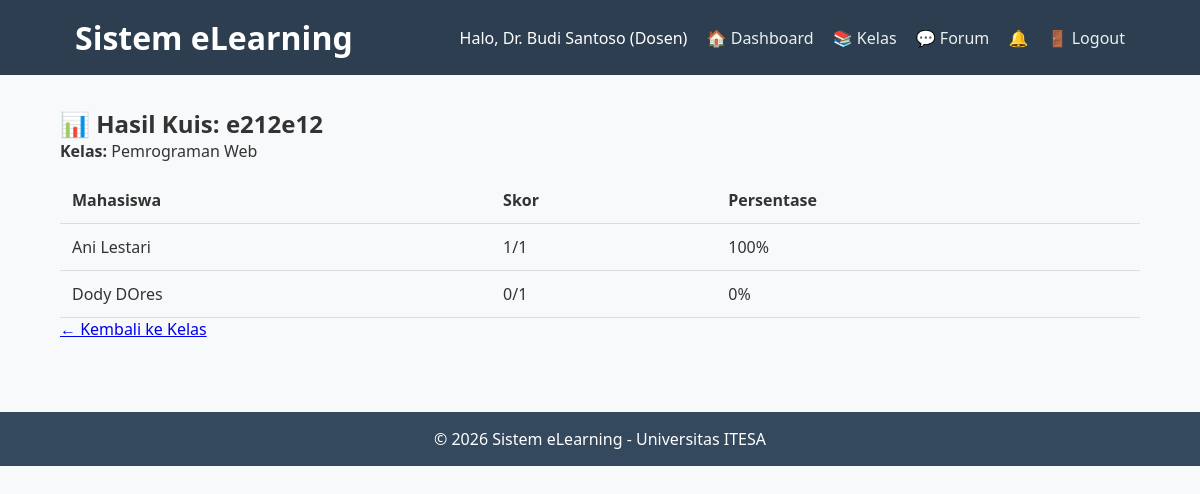
/dosen/view_quiz_results.php?quiz_id=16 (signed in), run on the app's committed database.
### tables this page shows
CREATE TABLE `profiles` (
  `id_user` int(11) NOT NULL,
  `nim_nidn` varchar(20) DEFAULT NULL,
  `foto` varchar(255) DEFAULT NULL,
  `alamat` text DEFAULT NULL,
  `fakultas` varchar(100) DEFAULT NULL,
  `prodi` varchar(100) DEFAULT NULL
);

CREATE TABLE `users` (
  `id` int(11) NOT NULL,
  `username` varchar(50) NOT NULL,
  `password` varchar(255) NOT NULL,
  `nama_lengkap` varchar(100) NOT NULL,
  `email` varchar(100) NOT NULL,
  `role` enum('admin','dosen','mahasiswa') NOT NULL
);

CREATE TABLE `quizzes` (
  `id` int(11) NOT NULL,
  `id_class` int(11) NOT NULL,
  `judul` varchar(150) NOT NULL,
  `durasi` int(11) NOT NULL,
  `jumlah_soal` int(11) DEFAULT 0,
  `created_at` datetime DEFAULT current_timestamp(),
  `updated_at` datetime DEFAULT current_timestamp() ON UPDATE current_timestamp()
);

### includes/functions.php (called while the page is built, shortened)
<?php
if (!function_exists('get_user_info')) {
    function get_user_info($pdo, $user_id) {
        $stmt = $pdo->prepare("SELECT u.*, p.nim_nidn, p.foto FROM users u LEFT JOIN profiles p ON u.id = p.id_user WHERE u.id = ?");
        $stmt->execute([$user_id]);
        return $stmt->fetch(PDO::FETCH_ASSOC);
    }
}
?>

### dosen/view_quiz_results.php (the view, shortened to what this page needs)
<?php
require_once '../includes/header.php';
$quiz_id = $_GET['quiz_id'] ?? 0;
$stmt = $pdo->prepare("
    SELECT q.*, co.nama_mk,
           (SELECT COUNT(*) FROM questions WHERE id_quiz = q.id) as jumlah_soal
    FROM quizzes q
    JOIN classes c ON q.id_class = c.id
    JOIN courses co ON c.id_course = co.id
    WHERE q.id = ? AND c.id_dosen = ?
");
$stmt->execute([$quiz_id, $_SESSION['user_id']]);
$quiz = $stmt->fetch();
$results = $pdo->prepare("
    SELECT u.nama_lengkap, COUNT(a.id) as skor
    FROM users u
    LEFT JOIN quiz_attempts a ON u.id = a.id_mahasiswa AND a.id_quiz = ? AND a.benar = 1
    WHERE u.role = 'mahasiswa'
    GROUP BY u.id, u.nama_lengkap
");
$results->execute([$quiz_id]);
?>
<h2>📊 Hasil Kuis: <?= htmlspecialchars($quiz['judul']) ?></h2>
<p><strong>Kelas:</strong> <?= htmlspecialchars($quiz['nama_mk']) ?></p>
<table class="table">
    <thead><tr><th>Mahasiswa</th><th>Skor</th><th>Persentase</th></tr></thead>
    <tbody>
        <?php while ($r = $results->fetch()): ?>
        <?php
        $jumlah_soal = (int)$quiz['jumlah_soal'];
        $skor = (int)$r['skor'];
        $persentase = ($jumlah_soal > 0) ? round(($skor / $jumlah_soal) * 100, 2) : 0;
        ?>
        <tr>
            <td><?= htmlspecialchars($r['nama_lengkap']) ?></td>
            <td><?= $skor ?>/<?= $jumlah_soal ?></td>
            <td><?= $persentase ?>%</td>
        </tr>
        <?php endwhile; ?>
    </tbody>
</table>
<a href="manage_class.php?id=<?= $quiz['id_class'] ?>">← Kembali ke Kelas</a>
<?php include '../includes/footer.php'; ?>

### includes/header.php (shortened to what this page needs)
<?php
require_once __DIR__ . '/auth.php';
$user = get_user_info($pdo, $_SESSION['user_id']);
$notif_count = 0;
if (is_logged_in()) {
    $stmt = $pdo->prepare("SELECT COUNT(*) FROM notifications WHERE id_user = ? AND is_read = 0");
    $stmt->execute([$_SESSION['user_id']]);
    $notif_count = $stmt->fetchColumn();
}
?>
<!DOCTYPE html>
<html lang="id">
<head>
    <link rel="stylesheet" href="/elearning/assets/css/style.css">
</head>
<body>
    <header>
        <div class="container">
            <h1>Sistem eLearning</h1>
            <nav>
                <span>Halo, <?= htmlspecialchars($user['nama_lengkap']) ?> (<?= ucfirst($user['role']) ?>)</span>
                <?php if ($_SESSION['role'] === 'dosen'): ?>
                    <a href="/elearning/dosen/dashboard.php">🏠 Dashboard</a>
                    <a href="/elearning/dosen/manage_class.php?id=1">📚 Kelas</a>
                    <a href="/elearning/dosen/forum/view_forum.php?id=1">💬 Forum</a>
                <?php endif; ?>
                <?php if ($notif_count > 0): ?>
                    <a href="/elearning/notifications.php" style="color:red;">🔔 (<?= $notif_count ?>)</a>
                <?php else: ?>
                    <a href="/elearning/notifications.php">🔔</a>
                <?php endif; ?>
                <a href="/elearning/logout.php">🚪 Logout</a>
            </nav>
        </div>
    </header>
    <div class="container main-content">

### assets/css/style.css (style rules this page uses)
* { margin: 0; padding: 0; box-sizing: border-box; }
body { font-family: 'Segoe UI', Tahoma, Geneva, Verdana, sans-serif; background: #f8f9fa; color: #333; }
.container { width: 90%; max-width: 1200px; margin: 0 auto; padding: 0 15px; }
header { background: #2c3e50; color: white; padding: 1rem 0; }
header .container { display: flex; justify-content: space-between; align-items: center; }
header nav a { color: #ecf0f1; text-decoration: none; margin-left: 15px; }
.main-content { padding: 2rem 0; }
.table { width: 100%; border-collapse: collapse; margin-top: 15px; }
.table th, .table td { padding: 12px; text-align: left; border-bottom: 1px solid #ddd; }

### data on the page
profiles: id_user.nama_lengkap "Dr. Budi Santoso", id_user.role "Dosen"
quizzes: judul "e212e12"

### other printed values
$quiz['nama_mk'] "Pemrograman Web"
$r['nama_lengkap'] "Ani Lestari"
$skor "1"
$jumlah_soal "1"
$persentase "100"
$r['nama_lengkap'] "Dody DOres"
$skor "0"
$persentase "0"
